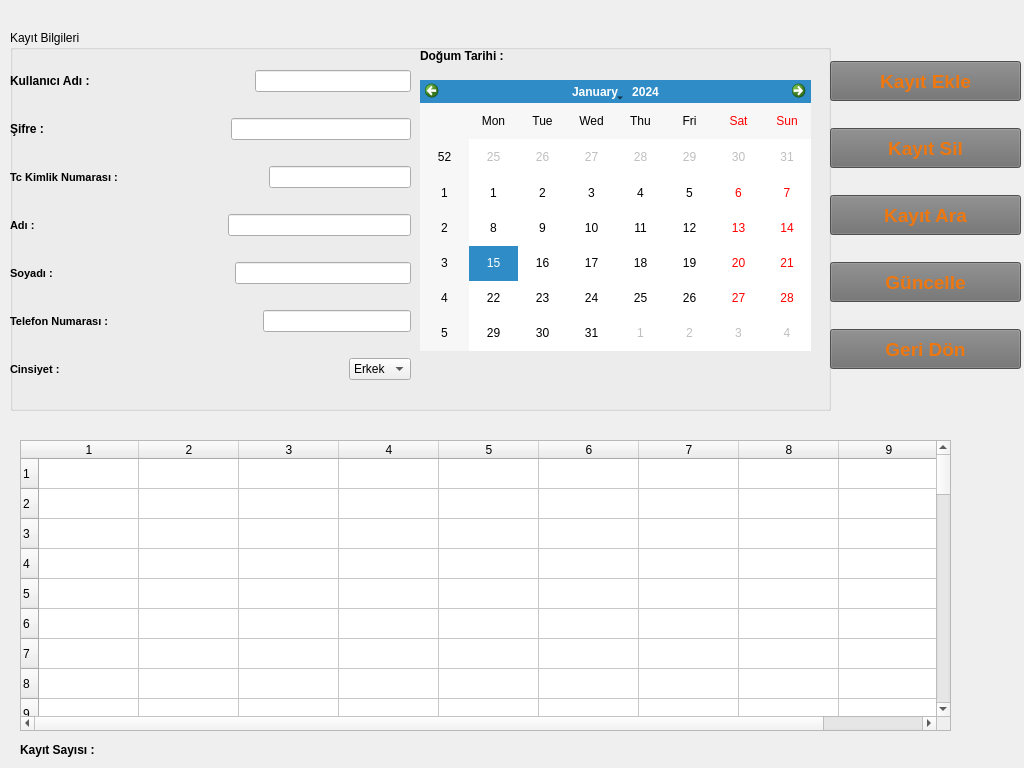
<?xml version="1.0" encoding="UTF-8"?>
<ui version="4.0">
 <class>mudurkayit</class>
 <widget class="QWidget" name="mudurkayit">
  <property name="geometry">
   <rect>
    <x>0</x>
    <y>0</y>
    <width>1024</width>
    <height>768</height>
   </rect>
  </property>
  <property name="minimumSize">
   <size>
    <width>800</width>
    <height>600</height>
   </size>
  </property>
  <property name="maximumSize">
   <size>
    <width>1024</width>
    <height>768</height>
   </size>
  </property>
  <property name="windowTitle">
   <string>Form</string>
  </property>
  <property name="windowIcon">
   <iconset resource="icons.qrc">
    <normaloff>:/icons/icons/admin.png</normaloff>:/icons/icons/admin.png</iconset>
  </property>
  <property name="styleSheet">
   <string notr="true"/>
  </property>
  <widget class="QGroupBox" name="groupBox">
   <property name="geometry">
    <rect>
     <x>10</x>
     <y>30</y>
     <width>821</width>
     <height>381</height>
    </rect>
   </property>
   <property name="sizePolicy">
    <sizepolicy hsizetype="Expanding" vsizetype="Expanding">
     <horstretch>0</horstretch>
     <verstretch>0</verstretch>
    </sizepolicy>
   </property>
   <property name="minimumSize">
    <size>
     <width>0</width>
     <height>0</height>
    </size>
   </property>
   <property name="maximumSize">
    <size>
     <width>1024</width>
     <height>768</height>
    </size>
   </property>
   <property name="title">
    <string>Kayıt Bilgileri</string>
   </property>
   <property name="alignment">
    <set>Qt::AlignLeading|Qt::AlignLeft|Qt::AlignTop</set>
   </property>
   <widget class="QWidget" name="layoutWidget">
    <property name="geometry">
     <rect>
      <x>0</x>
      <y>20</y>
      <width>401</width>
      <height>351</height>
     </rect>
    </property>
    <layout class="QVBoxLayout" name="verticalLayout">
     <item>
      <layout class="QHBoxLayout" name="horizontalLayout_7">
       <item>
        <widget class="QLabel" name="label_kullaniciad">
         <property name="font">
          <font>
           <weight>75</weight>
           <bold>true</bold>
          </font>
         </property>
         <property name="text">
          <string>Kullanıcı Adı : </string>
         </property>
        </widget>
       </item>
       <item>
        <spacer name="horizontalSpacer_8">
         <property name="orientation">
          <enum>Qt::Horizontal</enum>
         </property>
         <property name="sizeHint" stdset="0">
          <size>
           <width>40</width>
           <height>20</height>
          </size>
         </property>
        </spacer>
       </item>
       <item>
        <widget class="QLineEdit" name="lineEdit_kulaniciad"/>
       </item>
      </layout>
     </item>
     <item>
      <layout class="QHBoxLayout" name="horizontalLayout_8">
       <item>
        <widget class="QLabel" name="label_sifre">
         <property name="font">
          <font>
           <weight>75</weight>
           <bold>true</bold>
          </font>
         </property>
         <property name="text">
          <string>Şifre :</string>
         </property>
        </widget>
       </item>
       <item>
        <spacer name="horizontalSpacer_9">
         <property name="orientation">
          <enum>Qt::Horizontal</enum>
         </property>
         <property name="sizeHint" stdset="0">
          <size>
           <width>40</width>
           <height>20</height>
          </size>
         </property>
        </spacer>
       </item>
       <item>
        <widget class="QLineEdit" name="lineEdit_sifre"/>
       </item>
      </layout>
     </item>
     <item>
      <layout class="QHBoxLayout" name="horizontalLayout">
       <item>
        <widget class="QLabel" name="label_tc">
         <property name="font">
          <font>
           <pointsize>8</pointsize>
           <weight>75</weight>
           <bold>true</bold>
          </font>
         </property>
         <property name="text">
          <string>Tc Kimlik Numarası : </string>
         </property>
        </widget>
       </item>
       <item>
        <spacer name="horizontalSpacer">
         <property name="orientation">
          <enum>Qt::Horizontal</enum>
         </property>
         <property name="sizeHint" stdset="0">
          <size>
           <width>10</width>
           <height>10</height>
          </size>
         </property>
        </spacer>
       </item>
       <item>
        <widget class="QLineEdit" name="lineEdit_tc">
         <property name="maxLength">
          <number>11</number>
         </property>
        </widget>
       </item>
      </layout>
     </item>
     <item>
      <layout class="QHBoxLayout" name="horizontalLayout_2">
       <item>
        <widget class="QLabel" name="label_ad">
         <property name="font">
          <font>
           <pointsize>8</pointsize>
           <weight>75</weight>
           <bold>true</bold>
          </font>
         </property>
         <property name="text">
          <string>Adı : </string>
         </property>
        </widget>
       </item>
       <item>
        <spacer name="horizontalSpacer_2">
         <property name="orientation">
          <enum>Qt::Horizontal</enum>
         </property>
         <property name="sizeHint" stdset="0">
          <size>
           <width>40</width>
           <height>20</height>
          </size>
         </property>
        </spacer>
       </item>
       <item>
        <widget class="QLineEdit" name="lineEdit_ad">
         <property name="maxLength">
          <number>20</number>
         </property>
        </widget>
       </item>
      </layout>
     </item>
     <item>
      <layout class="QHBoxLayout" name="horizontalLayout_3">
       <item>
        <widget class="QLabel" name="label_soyad">
         <property name="font">
          <font>
           <pointsize>8</pointsize>
           <weight>75</weight>
           <bold>true</bold>
          </font>
         </property>
         <property name="text">
          <string>Soyadı :</string>
         </property>
        </widget>
       </item>
       <item>
        <spacer name="horizontalSpacer_3">
         <property name="orientation">
          <enum>Qt::Horizontal</enum>
         </property>
         <property name="sizeHint" stdset="0">
          <size>
           <width>40</width>
           <height>20</height>
          </size>
         </property>
        </spacer>
       </item>
       <item>
        <widget class="QLineEdit" name="lineEdit_soyad">
         <property name="maxLength">
          <number>20</number>
         </property>
        </widget>
       </item>
      </layout>
     </item>
     <item>
      <layout class="QHBoxLayout" name="horizontalLayout_6">
       <item>
        <widget class="QLabel" name="label_soyad_2">
         <property name="font">
          <font>
           <pointsize>8</pointsize>
           <weight>75</weight>
           <bold>true</bold>
          </font>
         </property>
         <property name="text">
          <string>Telefon Numarası :</string>
         </property>
        </widget>
       </item>
       <item>
        <spacer name="horizontalSpacer_6">
         <property name="orientation">
          <enum>Qt::Horizontal</enum>
         </property>
         <property name="sizeHint" stdset="0">
          <size>
           <width>40</width>
           <height>20</height>
          </size>
         </property>
        </spacer>
       </item>
       <item>
        <widget class="QLineEdit" name="lineEdit_soyad_2">
         <property name="maxLength">
          <number>11</number>
         </property>
        </widget>
       </item>
      </layout>
     </item>
     <item>
      <layout class="QHBoxLayout" name="horizontalLayout_4">
       <item>
        <widget class="QLabel" name="label_cinsiyet">
         <property name="font">
          <font>
           <pointsize>8</pointsize>
           <weight>75</weight>
           <bold>true</bold>
          </font>
         </property>
         <property name="text">
          <string>Cinsiyet :</string>
         </property>
        </widget>
       </item>
       <item>
        <spacer name="horizontalSpacer_4">
         <property name="orientation">
          <enum>Qt::Horizontal</enum>
         </property>
         <property name="sizeHint" stdset="0">
          <size>
           <width>40</width>
           <height>20</height>
          </size>
         </property>
        </spacer>
       </item>
       <item>
        <spacer name="horizontalSpacer_5">
         <property name="orientation">
          <enum>Qt::Horizontal</enum>
         </property>
         <property name="sizeHint" stdset="0">
          <size>
           <width>40</width>
           <height>20</height>
          </size>
         </property>
        </spacer>
       </item>
       <item>
        <widget class="QComboBox" name="comboBox_cinsiyet">
         <item>
          <property name="text">
           <string>Erkek</string>
          </property>
         </item>
         <item>
          <property name="text">
           <string>Kadın</string>
          </property>
         </item>
        </widget>
       </item>
      </layout>
     </item>
    </layout>
   </widget>
   <widget class="QCalendarWidget" name="cw_dtarihi">
    <property name="geometry">
     <rect>
      <x>410</x>
      <y>50</y>
      <width>391</width>
      <height>271</height>
     </rect>
    </property>
   </widget>
   <widget class="QLabel" name="label_dogumt">
    <property name="geometry">
     <rect>
      <x>410</x>
      <y>10</y>
      <width>111</width>
      <height>31</height>
     </rect>
    </property>
    <property name="font">
     <font>
      <pointsize>9</pointsize>
      <weight>75</weight>
      <bold>true</bold>
     </font>
    </property>
    <property name="text">
     <string>Doğum Tarihi : </string>
    </property>
   </widget>
   <widget class="QLineEdit" name="lineEdit_tc_2">
    <property name="geometry">
     <rect>
      <x>920</x>
      <y>15</y>
      <width>137</width>
      <height>22</height>
     </rect>
    </property>
    <property name="maxLength">
     <number>11</number>
    </property>
   </widget>
  </widget>
  <widget class="QTableWidget" name="tbWidget_bilgiler">
   <property name="geometry">
    <rect>
     <x>20</x>
     <y>440</y>
     <width>931</width>
     <height>291</height>
    </rect>
   </property>
   <property name="rowCount">
    <number>50</number>
   </property>
   <property name="columnCount">
    <number>9</number>
   </property>
   <row/>
   <row/>
   <row/>
   <row/>
   <row/>
   <row/>
   <row/>
   <row/>
   <row/>
   <row/>
   <row/>
   <row/>
   <row/>
   <row/>
   <row/>
   <row/>
   <row/>
   <row/>
   <row/>
   <row/>
   <row/>
   <row/>
   <row/>
   <row/>
   <row/>
   <row/>
   <row/>
   <row/>
   <row/>
   <row/>
   <row/>
   <row/>
   <row/>
   <row/>
   <row/>
   <row/>
   <row/>
   <row/>
   <row/>
   <row/>
   <row/>
   <row/>
   <row/>
   <row/>
   <row/>
   <row/>
   <row/>
   <row/>
   <row/>
   <row/>
   <column/>
   <column/>
   <column/>
   <column/>
   <column/>
   <column/>
   <column/>
   <column/>
   <column/>
  </widget>
  <widget class="QWidget" name="layoutWidget">
   <property name="geometry">
    <rect>
     <x>830</x>
     <y>40</y>
     <width>191</width>
     <height>351</height>
    </rect>
   </property>
   <layout class="QVBoxLayout" name="verticalLayout_2">
    <item>
     <widget class="QPushButton" name="btn_ekle">
      <property name="sizePolicy">
       <sizepolicy hsizetype="Expanding" vsizetype="Fixed">
        <horstretch>0</horstretch>
        <verstretch>0</verstretch>
       </sizepolicy>
      </property>
      <property name="minimumSize">
       <size>
        <width>50</width>
        <height>40</height>
       </size>
      </property>
      <property name="font">
       <font>
        <pointsize>14</pointsize>
        <weight>75</weight>
        <bold>true</bold>
       </font>
      </property>
      <property name="styleSheet">
       <string notr="true">background-color: rgb(111, 111, 111);
color: rgb(238, 119, 15);
border -radius : 5px</string>
      </property>
      <property name="text">
       <string>Kayıt Ekle</string>
      </property>
      <property name="iconSize">
       <size>
        <width>25</width>
        <height>25</height>
       </size>
      </property>
     </widget>
    </item>
    <item>
     <widget class="QPushButton" name="btn_sil">
      <property name="sizePolicy">
       <sizepolicy hsizetype="Expanding" vsizetype="Fixed">
        <horstretch>0</horstretch>
        <verstretch>0</verstretch>
       </sizepolicy>
      </property>
      <property name="minimumSize">
       <size>
        <width>50</width>
        <height>40</height>
       </size>
      </property>
      <property name="font">
       <font>
        <pointsize>14</pointsize>
        <weight>75</weight>
        <bold>true</bold>
       </font>
      </property>
      <property name="styleSheet">
       <string notr="true">background-color: rgb(111, 111, 111);
color: rgb(238, 119, 15);
border -radius : 5px</string>
      </property>
      <property name="text">
       <string>Kayıt Sil</string>
      </property>
      <property name="iconSize">
       <size>
        <width>25</width>
        <height>25</height>
       </size>
      </property>
     </widget>
    </item>
    <item>
     <widget class="QPushButton" name="btn_ara">
      <property name="sizePolicy">
       <sizepolicy hsizetype="Expanding" vsizetype="Fixed">
        <horstretch>0</horstretch>
        <verstretch>0</verstretch>
       </sizepolicy>
      </property>
      <property name="minimumSize">
       <size>
        <width>50</width>
        <height>40</height>
       </size>
      </property>
      <property name="font">
       <font>
        <pointsize>14</pointsize>
        <weight>75</weight>
        <bold>true</bold>
       </font>
      </property>
      <property name="styleSheet">
       <string notr="true">background-color: rgb(111, 111, 111);
color: rgb(238, 119, 15);
border -radius : 5px</string>
      </property>
      <property name="text">
       <string>Kayıt Ara</string>
      </property>
      <property name="iconSize">
       <size>
        <width>25</width>
        <height>25</height>
       </size>
      </property>
     </widget>
    </item>
    <item>
     <widget class="QPushButton" name="btn_guncel">
      <property name="sizePolicy">
       <sizepolicy hsizetype="Expanding" vsizetype="Fixed">
        <horstretch>0</horstretch>
        <verstretch>0</verstretch>
       </sizepolicy>
      </property>
      <property name="minimumSize">
       <size>
        <width>50</width>
        <height>40</height>
       </size>
      </property>
      <property name="font">
       <font>
        <pointsize>14</pointsize>
        <weight>75</weight>
        <bold>true</bold>
       </font>
      </property>
      <property name="styleSheet">
       <string notr="true">background-color: rgb(111, 111, 111);
color: rgb(238, 119, 15);
border -radius : 5px</string>
      </property>
      <property name="text">
       <string>Güncelle</string>
      </property>
      <property name="iconSize">
       <size>
        <width>25</width>
        <height>25</height>
       </size>
      </property>
     </widget>
    </item>
    <item>
     <widget class="QPushButton" name="btn_geridon">
      <property name="sizePolicy">
       <sizepolicy hsizetype="Expanding" vsizetype="Fixed">
        <horstretch>0</horstretch>
        <verstretch>0</verstretch>
       </sizepolicy>
      </property>
      <property name="minimumSize">
       <size>
        <width>50</width>
        <height>40</height>
       </size>
      </property>
      <property name="font">
       <font>
        <pointsize>14</pointsize>
        <weight>75</weight>
        <bold>true</bold>
       </font>
      </property>
      <property name="styleSheet">
       <string notr="true">background-color: rgb(111, 111, 111);
color: rgb(238, 119, 15);
border -radius : 5px</string>
      </property>
      <property name="text">
       <string>Geri Dön</string>
      </property>
      <property name="iconSize">
       <size>
        <width>25</width>
        <height>25</height>
       </size>
      </property>
     </widget>
    </item>
   </layout>
  </widget>
  <widget class="QWidget" name="layoutWidget">
   <property name="geometry">
    <rect>
     <x>20</x>
     <y>740</y>
     <width>115</width>
     <height>20</height>
    </rect>
   </property>
   <layout class="QHBoxLayout" name="horizontalLayout_5">
    <item>
     <widget class="QLabel" name="label_kayitsayisi">
      <property name="font">
       <font>
        <pointsize>9</pointsize>
        <weight>75</weight>
        <bold>true</bold>
       </font>
      </property>
      <property name="text">
       <string>Kayıt Sayısı :</string>
      </property>
     </widget>
    </item>
    <item>
     <widget class="QLabel" name="label_kayitsonuc">
      <property name="font">
       <font>
        <pointsize>9</pointsize>
        <weight>75</weight>
        <bold>true</bold>
       </font>
      </property>
      <property name="text">
       <string/>
      </property>
     </widget>
    </item>
   </layout>
  </widget>
 </widget>
 <resources>
  <include location="icons.qrc"/>
 </resources>
 <connections/>
</ui>
